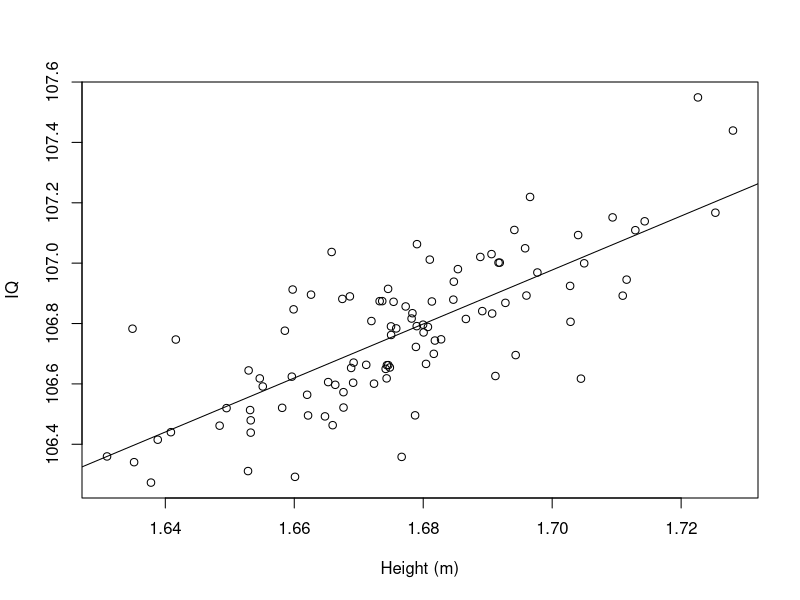
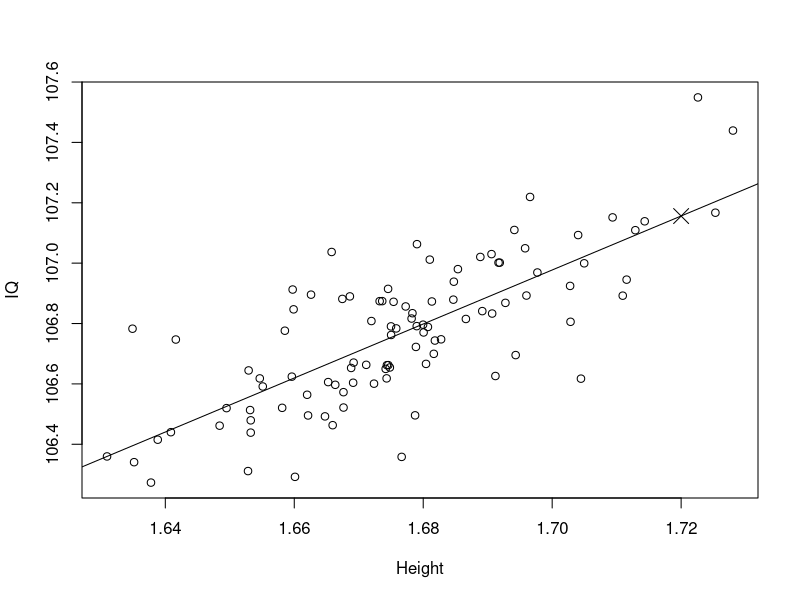
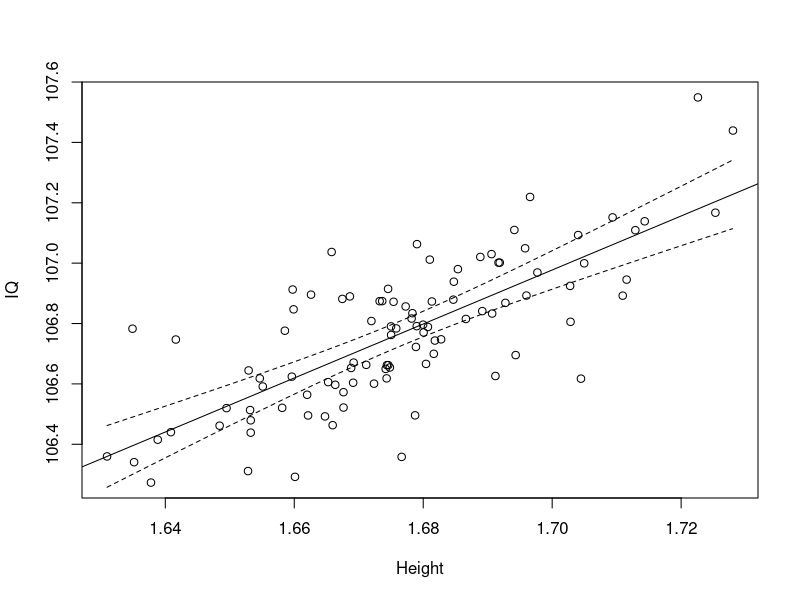
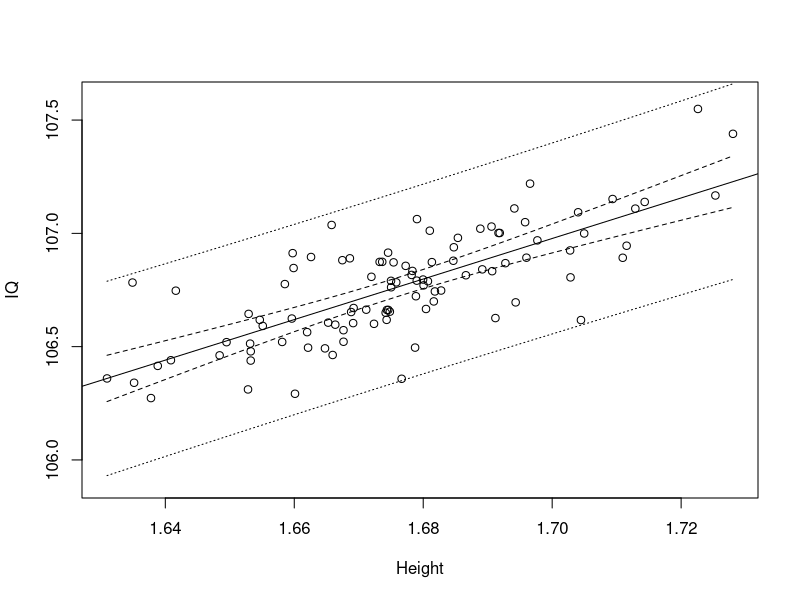

Generate these figures, in order, with R: (Note: this script raises an error after producing the figures.)
## ---- chunk 1
library(ggplot2, quietly=T); library(tidyr, quietly=T); library(dplyr, quietly=T);library (car, quietly=T);library (stats, quietly=T)

wfdata<- read.csv("data/NystedFarmsAnalysis.csv", header=T)
## ---- chunk 2
set.seed (100)
Height <- c(rnorm (100, 5.5*0.3048,0.02)) ###imaginary sample of #heights
 ##Create dependent IQ data
IQ=Height*10+90+rnorm (100,0,0.2) ##Imaginary sample of #dependent I
plot (Height, IQ, xlab="Height (m)")
df1 <- data.frame (IQ, Height)
modelIQ =lm (IQ~Height, data=df1) 
abline (modelIQ)
## ---- chunk 3
# Fit model
modelIQ <- lm(IQ ~ Height, data=df1) 
# Summary
summary(modelIQ)
# ANOVA 
anova(modelIQ)
## ---- chunk 4
# Plot data
plot(Height, IQ)
# Add regression line
abline (modelIQ)
# Add predicted value
points (1.72, 107.156, pch=4, cex=2)
## ---- chunk 5
# Specify value for height
Height <- 1.72
# Create data frame
df2 <- data.frame(Height)
# Prediction using specified linear model object
predict(modelIQ, newdata=df2)
## ---- chunk 6
mean(df1$Height)
## ---- chunk 7
sum((df1$Height - mean(df1$Height))^2)
## ---- chunk 8
# Want quantile with 0.5% in each tail
qt(p=0.005, df=98)
## ---- chunk 9
# Prediction with CI 
predict(modelIQ, newdata=df2, se.fit=TRUE, interval="confidence", 
        level=0.99)
## ---- chunk 10
# Obtain a sequence of Heights from min to max 
Height <- seq(from=min(df1$Height), to=max(df1$Height), by=0.001)
Height[1:5]
# Create dataframe
df3 <- data.frame(Height)
# Prediction with CI
bounds.ci <- predict(modelIQ, newdata=df3, se.fit=T, 
                     interval="confidence", level=0.99)
# Plot data
plot (df1$Height, df1$IQ, xlab="Height", ylab="IQ")
# Add regression line
abline (modelIQ)
# Add CI 
lines (df3$Height, bounds.ci$fit[,3], lty=2)
lines (df3$Height, bounds.ci$fit[,2], lty=2)
## ---- chunk 11
# Prediction CI
predict(modelIQ, newdata=df2, se.fit=TRUE, interval="prediction", 
        level=0.99)
## ---- chunk 12
# Plot data
plot (df1$Height, df1$IQ, xlab="Height", ylab="IQ", ylim=c(105.9,107.6))
# Add regression line
abline (modelIQ)
# Add confidence interval
lines (Height, bounds.ci$fit[,3], lty=2)
lines (Height, bounds.ci$fit[,2], lty=2)
# Obtain prediction interval and add to plot
bounds.pi <- predict(modelIQ, newdata=df3, se.fit=TRUE,  
                     interval="prediction", level=0.99)
lines (Height, bounds.pi$fit[,3], lty=3)
lines (Height, bounds.pi$fit[,2], lty=3)
## ---- chunk 13
knitr::include_graphics("./figures/squid.png")
## ---- chunk 14
# Fit a linear model
linearAll <- lm(Density ~ XPos + YPos + DistCoast + Depth + as.factor(Month) + Phase,
                data=wfdata)
# Specify values for prediction
# Create dataframe
df.wf <- data.frame (XPos = mean (wfdata$XPos), 
                     YPos = mean (wfdata$YPos), 
                     DistCoast = 5, 
                     Depth = 10,
                     Month = 4, 
                     Phase = "C")
# Prediction
predict(linearAll, newdata=df.wf, se.fit=TRUE, interval="confidence",
        level=0.95)
